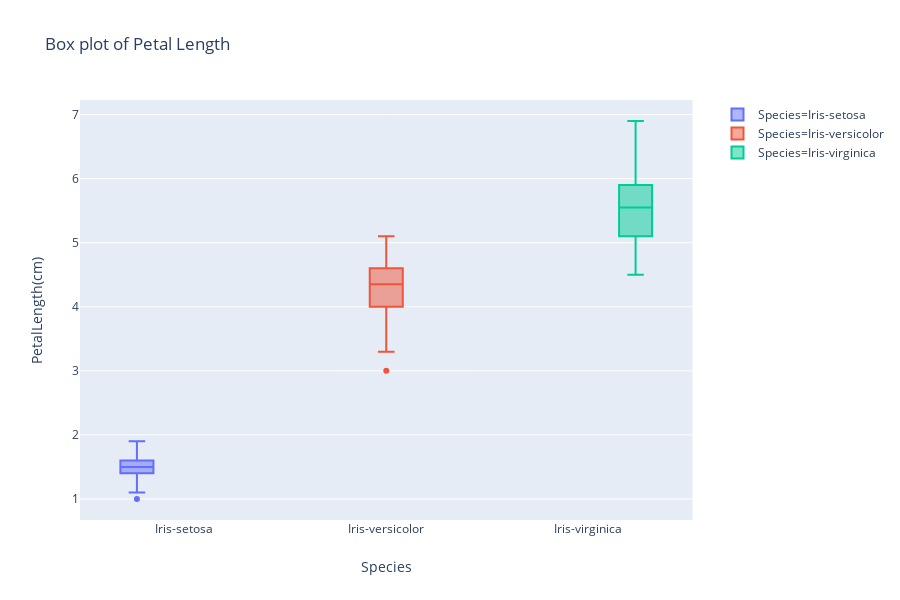

Notebook code cell kept with this figure:
### Markdown cell above
# Distributions of Petal Length

### Code cell
fig = px.box(df, x="Species", y="PetalLength(cm)", color="Species",
             title="Box plot of Petal Length"
            )
fig.show()

### Figure 1 — Plotly figure (JSON) as saved in the notebook; plotly's stock layout.template omitted (floating-point values rounded to 4 significant figures)
{"data": [{"alignmentgroup": "True", "hoverlabel": {"namelength": 0}, "hovertemplate": "Species=%{x}<br>PetalLength(cm)=%{y}", "legendgroup": "Species=Iris-setosa", "marker": {"color": "#636efa"}, "name": "Species=Iris-setosa", "notched": false, "offsetgroup": "Species=Iris-setosa", "orientation": "v", "showlegend": true, "type": "box", "x": ["Iris-setosa", "Iris-setosa", "Iris-setosa", "Iris-setosa", "Iris-setosa", "Iris-setosa", "Iris-setosa", "Iris-setosa", "Iris-setosa", "Iris-setosa", "Iris-setosa", "Iris-setosa", "Iris-setosa", "Iris-setosa", "Iris-setosa", "Iris-setosa", "Iris-setosa", "Iris-setosa", "Iris-setosa", "Iris-setosa", "Iris-setosa", "Iris-setosa", "Iris-setosa", "Iris-setosa", "Iris-setosa", "Iris-setosa", "Iris-setosa", "Iris-setosa", "Iris-setosa", "Iris-setosa", "Iris-setosa", "Iris-setosa", "Iris-setosa", "Iris-setosa", "Iris-setosa", "Iris-setosa", "Iris-setosa", "Iris-setosa", "Iris-setosa", "Iris-setosa", "Iris-setosa", "Iris-setosa", "Iris-setosa", "Iris-setosa", "Iris-setosa", "Iris-setosa", "Iris-setosa", "Iris-setosa", "Iris-setosa", "Iris-setosa"], "x0": " ", "xaxis": "x", "y": [1.4, 1.4, 1.3, 1.5, 1.4, 1.7, 1.4, 1.5, 1.4, 1.5, 1.5, 1.6, 1.4, 1.1, 1.2, 1.5, 1.3, 1.4, 1.7, 1.5, 1.7, 1.5, 1, 1.7, 1.9, 1.6, 1.6, 1.5, 1.4, 1.6, 1.6, 1.5, 1.5, 1.4, 1.5, 1.2, 1.3, 1.5, 1.3, 1.5, 1.3, 1.3, 1.3, 1.6, 1.9, 1.4, 1.6, 1.4, 1.5, 1.4], "y0": " ", "yaxis": "y"}, {"alignmentgroup": "True", "hoverlabel": {"namelength": 0}, "hovertemplate": "Species=%{x}<br>PetalLength(cm)=%{y}", "legendgroup": "Species=Iris-versicolor", "marker": {"color": "#EF553B"}, "name": "Species=Iris-versicolor", "notched": false, "offsetgroup": "Species=Iris-versicolor", "orientation": "v", "showlegend": true, "type": "box", "x": ["Iris-versicolor", "Iris-versicolor", "Iris-versicolor", "Iris-versicolor", "Iris-versicolor", "Iris-versicolor", "Iris-versicolor", "Iris-versicolor", "Iris-versicolor", "Iris-versicolor", "Iris-versicolor", "Iris-versicolor", "Iris-versicolor", "Iris-versicolor", "Iris-versicolor", "Iris-versicolor", "Iris-versicolor", "Iris-versicolor", "Iris-versicolor", "Iris-versicolor", "Iris-versicolor", "Iris-versicolor", "Iris-versicolor", "Iris-versicolor", "Iris-versicolor", "Iris-versicolor", "Iris-versicolor", "Iris-versicolor", "Iris-versicolor", "Iris-versicolor", "Iris-versicolor", "Iris-versicolor", "Iris-versicolor", "Iris-versicolor", "Iris-versicolor", "Iris-versicolor", "Iris-versicolor", "Iris-versicolor", "Iris-versicolor", "Iris-versicolor", "Iris-versicolor", "Iris-versicolor", "Iris-versicolor", "Iris-versicolor", "Iris-versicolor", "Iris-versicolor", "Iris-versicolor", "Iris-versicolor", "Iris-versicolor", "Iris-versicolor"], "x0": " ", "xaxis": "x", "y": [4.7, 4.5, 4.9, 4, 4.6, 4.5, 4.7, 3.3, 4.6, 3.9, 3.5, 4.2, 4, 4.7, 3.6, 4.4, 4.5, 4.1, 4.5, 3.9, 4.8, 4, 4.9, 4.7, 4.3, 4.4, 4.8, 5, 4.5, 3.5, 3.8, 3.7, 3.9, 5.1, 4.5, 4.5, 4.7, 4.4, 4.1, 4, 4.4, 4.6, 4, 3.3, 4.2, 4.2, 4.2, 4.3, 3, 4.1], "y0": " ", "yaxis": "y"}, {"alignmentgroup": "True", "hoverlabel": {"namelength": 0}, "hovertemplate": "Species=%{x}<br>PetalLength(cm)=%{y}", "legendgroup": "Species=Iris-virginica", "marker": {"color": "#00cc96"}, "name": "Species=Iris-virginica", "notched": false, "offsetgroup": "Species=Iris-virginica", "orientation": "v", "showlegend": true, "type": "box", "x": ["Iris-virginica", "Iris-virginica", "Iris-virginica", "Iris-virginica", "Iris-virginica", "Iris-virginica", "Iris-virginica", "Iris-virginica", "Iris-virginica", "Iris-virginica", "Iris-virginica", "Iris-virginica", "Iris-virginica", "Iris-virginica", "Iris-virginica", "Iris-virginica", "Iris-virginica", "Iris-virginica", "Iris-virginica", "Iris-virginica", "Iris-virginica", "Iris-virginica", "Iris-virginica", "Iris-virginica", "Iris-virginica", "Iris-virginica", "Iris-virginica", "Iris-virginica", "Iris-virginica", "Iris-virginica", "Iris-virginica", "Iris-virginica", "Iris-virginica", "Iris-virginica", "Iris-virginica", "Iris-virginica", "Iris-virginica", "Iris-virginica", "Iris-virginica", "Iris-virginica", "Iris-virginica", "Iris-virginica", "Iris-virginica", "Iris-virginica", "Iris-virginica", "Iris-virginica", "Iris-virginica", "Iris-virginica", "Iris-virginica", "Iris-virginica"], "x0": " ", "xaxis": "x", "y": [6, 5.1, 5.9, 5.6, 5.8, 6.6, 4.5, 6.3, 5.8, 6.1, 5.1, 5.3, 5.5, 5, 5.1, 5.3, 5.5, 6.7, 6.9, 5, 5.7, 4.9, 6.7, 4.9, 5.7, 6, 4.8, 4.9, 5.6, 5.8, 6.1, 6.4, 5.6, 5.1, 5.6, 6.1, 5.6, 5.5, 4.8, 5.4, 5.6, 5.1, 5.1, 5.9, 5.7, 5.2, 5, 5.2, 5.4, 5.1], "y0": " ", "yaxis": "y"}], "layout": {"boxmode": "group", "height": 600, "legend": {"tracegroupgap": 0}, "title": {"text": "Box plot of Petal Length"}, "xaxis": {"anchor": "y", "categoryarray": ["Iris-setosa", "Iris-versicolor", "Iris-virginica"], "categoryorder": "array", "domain": [0, 0.98], "title": {"text": "Species"}}, "yaxis": {"anchor": "x", "domain": [0, 1], "title": {"text": "PetalLength(cm)"}}}}
